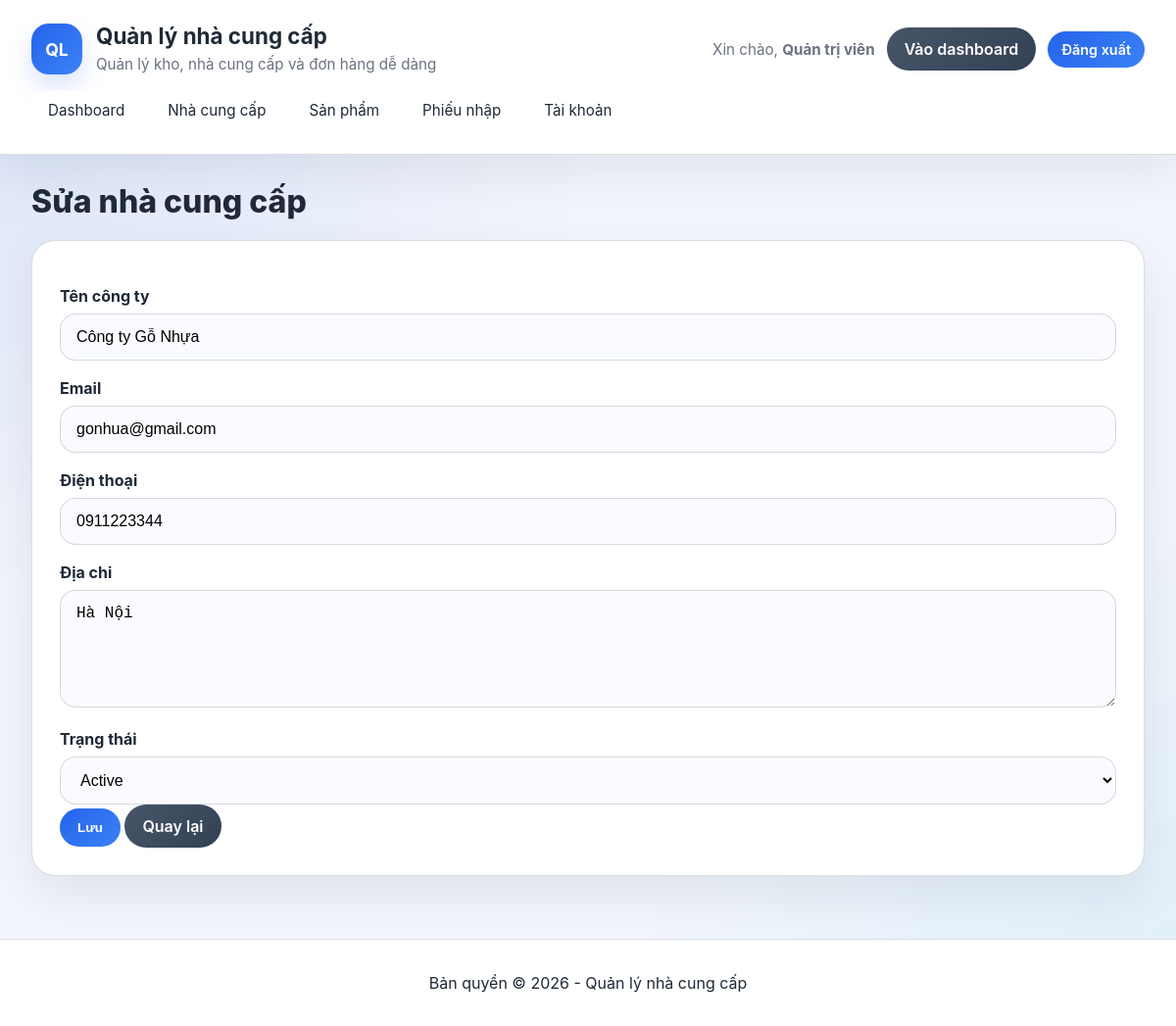
Screenshot of /supplier_form.php?id=1 (signed in) with the database file from the repository.
### tables this page shows
CREATE TABLE `suppliers` (
  `supplier_id` int(11) NOT NULL AUTO_INCREMENT PRIMARY KEY,
  `supplier_name` varchar(100) NOT NULL,
  `contact_email` varchar(100) DEFAULT NULL UNIQUE,
  `phone_number` varchar(20) DEFAULT NULL,
  `address` text DEFAULT NULL,
  `status` enum('Active','Inactive') DEFAULT 'Active',
  `created_at` timestamp NOT NULL DEFAULT current_timestamp()
);

### functions.php (called while the page is built, shortened)
<?php
function h($value) {
    return htmlspecialchars($value, ENT_QUOTES, 'UTF-8');
}

### supplier_form.php (the view, shortened to what this page needs)
<?php
require_once __DIR__ . '/header.php';
$id = isset($_GET['id']) ? (int)$_GET['id'] : 0;
$mysqli = db();
$supplier = [
    'supplier_name' => '',
    'contact_email' => '',
    'phone_number' => '',
    'address' => '',
    'status' => 'Active',
];
if ($id > 0) {
    $stmt = $mysqli->prepare('SELECT supplier_name, contact_email, phone_number, address, status FROM suppliers WHERE supplier_id = ?');
    $stmt->bind_param('i', $id);
    $stmt->execute();
    $result = $stmt->get_result();
    if ($row = $result->fetch_assoc()) {
        $supplier = $row;
    }
}
?>
<div class="page-title"><h2><?= $id > 0 ? 'Sửa nhà cung cấp' : 'Thêm nhà cung cấp' ?></h2></div>
<div class="form-card">
    <form method="post" action="supplier_form.php<?= $id > 0 ? '?id=' . h($id) : '' ?>">
        <label>Tên công ty</label>
        <input type="text" name="supplier_name" value="<?= h($_POST['supplier_name'] ?? $supplier['supplier_name']) ?>" required>
        <label>Email</label>
        <input type="email" name="contact_email" value="<?= h($_POST['contact_email'] ?? $supplier['contact_email']) ?>" required>
        <label>Điện thoại</label>
        <input type="text" name="phone_number" value="<?= h($_POST['phone_number'] ?? $supplier['phone_number']) ?>">
        <label>Địa chỉ</label>
        <textarea name="address"><?= h($_POST['address'] ?? $supplier['address']) ?></textarea>
        <label>Trạng thái</label>
        <select name="status">
            <option value="Active"<?= ($supplier['status'] === 'Active' ? ' selected' : '') ?>>Active</option>
        </select>
        <button type="submit">Lưu</button>
        <a class="button secondary" href="suppliers.php">Quay lại</a>
    </form>
</div>
<?php require_once __DIR__ . '/footer.php'; ?>

### style.css (style rules this page uses)
:root { --bg: #f2f5fb; --panel: #ffffff; --text: #1f2937; --muted: #6b7280; --accent: #2563eb; --accent-soft: #eff6ff; --danger: #dc2626; --danger-dark: #b91c1c; --border: #d1d5db; --shadow: 0 18px 50px rgba(15, 23, 42, 0.08); }
* { box-sizing: border-box; }
body { margin: 0; min-height: 100vh; font-family: 'Inter', 'Segoe UI', Tahoma, Geneva, Verdana, sans-serif; background: radial-gradient(circle at top left, rgba(37, 99, 235, 0.12), transparent 40%), radial-gradient(circle at bottom right, rgba(56, 189, 248, 0.1), transparent 35%), var(--bg); color: var(--text); }
.button, button { display: inline-flex; align-items: center; justify-content: center; padding: 12px 18px; border: none; border-radius: 999px; background: linear-gradient(135deg, #2563eb, #3b82f6); color: #fff; cursor: pointer; text-decoration: none; transition: transform 0.2s ease, box-shadow 0.2s ease, background-color 0.2s ease; font-weight: 600; }
.button.secondary { background: linear-gradient(135deg, #475569, #334155); }
.page-title h2 { margin: 0 0 20px; font-size: 2rem; font-weight: 800; color: var(--text); }
.table-card, .form-card, .detail-card, .card { background: var(--panel); border: 1px solid rgba(209, 213, 219, 0.8); border-radius: 24px; padding: 28px; margin-bottom: 24px; box-shadow: var(--shadow); transition: transform 0.2s ease, box-shadow 0.2s ease; }
.form-card label { display: block; margin: 18px 0 8px; font-weight: 700; color: var(--text); }
.form-card input, .form-card select, .form-card textarea { width: 100%; padding: 14px 16px; border: 1px solid rgba(209, 213, 219, 0.9); border-radius: 16px; font-size: 1rem; transition: border-color 0.2s ease, box-shadow 0.2s ease; background: #fafbff; }
.form-card textarea { min-height: 120px; resize: vertical; }

### rows the page displays
suppliers: supplier_name "Công ty Gỗ Nhựa", contact_email "gonhua@gmail.com", phone_number "0911223344", address "Hà Nội", status "Active"

### other values shown
APP_NAME "Quản lý nhà cung cấp"
$_SESSION['user']['full_name'] ?: $_SESSION['user']['username'] "Quản trị viên"
